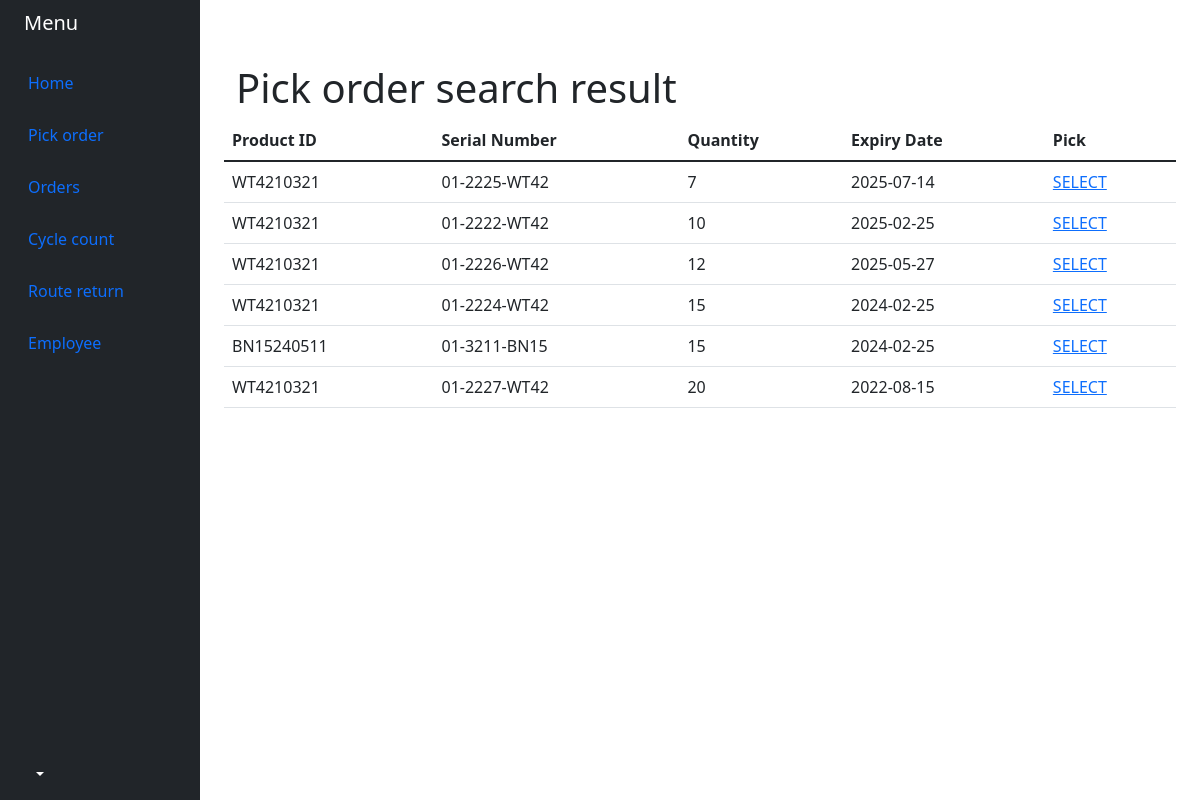
Page /pickorder_prodsearch.php on the committed database.
### tables this page shows
CREATE TABLE `indvprod` (
  `ProductID` varchar(10) NOT NULL DEFAULT 'NOT NULL',
  `SerialNum` varchar(20) NOT NULL DEFAULT 'NOT NULL',
  `Quantity` int(10) NOT NULL,
  `EXPDate` date NOT NULL
);

### pickorder_prodsearch.php (the view, shortened to what this page needs)
<?php
    include('server.php');
$id = $_POST["id"];
$sql = "SELECT * FROM indvprod WHERE ProductID LIKE '%$id%' ORDER BY Quantity ASC";
$result = mysqli_query($conn2,$sql);
$count = mysqli_num_rows($result);
?>
<!DOCTYPE html>
<html lang="en">
<head>
    <link href="https://cdn.jsdelivr.net/npm/bootstrap@5.1.3/dist/css/bootstrap.min.css" rel="stylesheet">
</head>
<body>
<div class="container-fluid">
    <div class="row flex-nowrap">
        <div class="col-auto col-md-3 col-xl-2 px-sm-2 px-0 bg-dark">
            <div class="d-flex flex-column align-items-center align-items-sm-start px-3 pt-2 text-white min-vh-100">
                <a href="/" class="d-flex align-items-center pb-3 mb-md-0 me-md-auto text-white text-decoration-none">
                    <span class="fs-5 d-none d-sm-inline">Menu</span>
                </a>
                <ul class="nav nav-pills flex-column mb-sm-auto mb-0 align-items-center align-items-sm-start" id="menu">
                    <li class="nav-item">
                        <a href="firstpage.php" class="nav-link align-middle px-0">
                            <i class="fs-4 bi-house"></i> <span class="ms-1 d-none d-sm-inline">Home</span>
                        </a>
                    </li>
                    <li>
                    <a href="pickorder_1.php" class="nav-link px-0 align-middle">
                            <i class="fs-4 bi-table"></i> <span class="ms-1 d-none d-sm-inline">Pick order</span></a>
                    </li>
                    <li>
                        <a href="#" class="nav-link px-0 align-middle">
                            <i class="fs-4 bi-table"></i> <span class="ms-1 d-none d-sm-inline">Orders</span></a>
                    </li>
                    <li>
                    <a href="cyclecount.php" class="nav-link px-0 align-middle">
                            <i class="fs-4 bi-table"></i> <span class="ms-1 d-none d-sm-inline">Cycle count</span></a>
                    </li>
                    <li>
                    <a href="routereturn.php" class="nav-link px-0 align-middle">
                            <i class="fs-4 bi-table"></i> <span class="ms-1 d-none d-sm-inline">Route return</span></a>
</li>
                    <li>
                        <a href=employee_list.php class="nav-link px-0 align-middle">
                            <i class="fs-4 bi-people"></i> <span class="ms-1 d-none d-sm-inline">Employee</span> </a>
                    </li>
                </ul>
                    <div class="dropdown pb-4">
                    <a href="#" class="d-flex align-items-center text-white text-decoration-none dropdown-toggle" id="dropdownUser1" data-bs-toggle="dropdown" aria-expanded="false">
                    </a>
                </div>
            </div>
        </div>
        <div class="col py-3">
        <div class="container mt-5">
        <div class="row">
            <div class="col-md-6">
            <h1>Pick order search result</h1>
            </div>
            <div class="col-md-6 d-flex justify-content-end">
    </div>
        <?php if($count>0){?>
            <table class="table">
            <thead>
                <tr>
                    <th scope="col">Product ID</th>
                    <th scope="col">Serial Number</th>
                    <th scope="col">Quantity</th>
                    <th scope="col">Expiry Date</th>
                    <th scope="col">Pick</th>
                </tr>
            </thead>
            <tbody>
                <?php while($row=mysqli_fetch_row($result)){?>
                <tr>
                    <td><?php echo $row[0]; ?></td>
                    <td><?php echo $row[1]; ?></td>
                    <td><?php echo $row[2]; ?></td>
                    <td><?php echo $row[3]; ?></td>
                    <td><a href="pickThisOne.php?serial=<?php echo $row[1]?>">SELECT</a></td>
                </tr>
                <?php } ?>
            </tbody>
        </table>
        <?php } else{ ?>
            <h2>no product found</h2>
            <?php } ?>
    </body>
</html>

### rows in the picture
indvprod: ProductID "WT4210321", SerialNum "01-2225-WT42", Quantity "7", EXPDate "2025-07-14"
indvprod: ProductID "WT4210321", SerialNum "01-2222-WT42", Quantity "10", EXPDate "2025-02-25"
indvprod: ProductID "WT4210321", SerialNum "01-2226-WT42", Quantity "12", EXPDate "2025-05-27"
indvprod: ProductID "WT4210321", SerialNum "01-2224-WT42", Quantity "15", EXPDate "2024-02-25"
indvprod: ProductID "BN15240511", SerialNum "01-3211-BN15", Quantity "15", EXPDate "2024-02-25"
indvprod: ProductID "WT4210321", SerialNum "01-2227-WT42", Quantity "20", EXPDate "2022-08-15"
